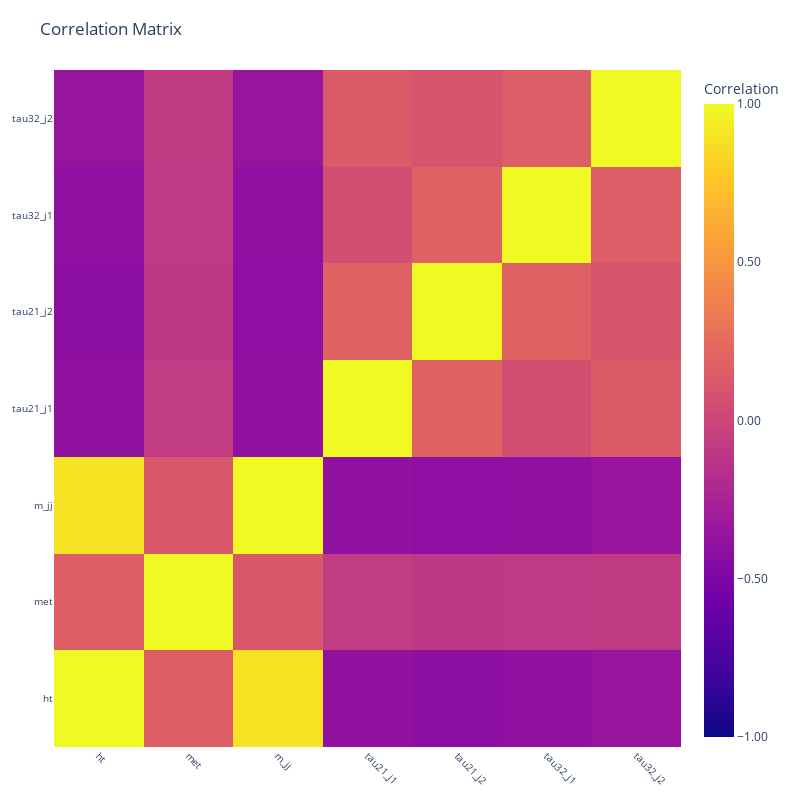

Source (notebook cell):
### Code cell
correlation_matrix = training_df.corr(numeric_only=True)

# Assuming training_df is your DataFrame
correlation_matrix = training_df.corr(numeric_only=True)

# Create a heatmap using Plotly
fig = go.Figure(data=go.Heatmap(
    z=correlation_matrix.values,
    x=correlation_matrix.columns,
    y=correlation_matrix.columns,
    colorscale='Plasma',  # Choose a different colorscale for better contrast
    colorbar=dict(title='Correlation', tickformat=".2f"),  # Customize the colorbar
    zmin=-1, zmax=1  # Set the range of the color scale
))

# Customize the layout
fig.update_layout(
    title='Correlation Matrix',
    xaxis=dict(ticks='', dtick=1, tickangle=45, tickfont=dict(size=10)),  # Customize x-axis ticks
    yaxis=dict(ticks='', dtick=1, tickfont=dict(size=10)),  # Customize y-axis ticks
    margin=dict(l=50, r=50, t=70, b=50),  # Adjust margins for better spacing
    width=800, height=800  # Set the size of the plot
)

# Display the plot
fig.show()

### Figure 1 — Plotly figure (JSON) as saved in the notebook; plotly's stock layout.template omitted (floating-point values rounded to 4 significant figures)
{"data": [{"colorbar": {"tickformat": ".2f", "title": {"text": "Correlation"}}, "colorscale": [[0, "#0d0887"], [0.1111, "#46039f"], [0.2222, "#7201a8"], [0.3333, "#9c179e"], [0.4444, "#bd3786"], [0.5556, "#d8576b"], [0.6667, "#ed7953"], [0.7778, "#fb9f3a"], [0.8889, "#fdca26"], [1, "#f0f921"]], "type": "heatmap", "x": ["ht", "met", "m_jj", "tau21_j1", "tau21_j2", "tau32_j1", "tau32_j2"], "y": ["ht", "met", "m_jj", "tau21_j1", "tau21_j2", "tau32_j1", "tau32_j2"], "z": [[1, 0.163, 0.8951, -0.3858, -0.4159, -0.3943, -0.3591], [0.163, 1, 0.1095, -0.07835, -0.1002, -0.09463, -0.08338], [0.8951, 0.1095, 1, -0.3908, -0.4091, -0.3973, -0.3587], [-0.3858, -0.07835, -0.3908, 1, 0.1858, 0.05282, 0.1418], [-0.4159, -0.1002, -0.4091, 0.1858, 1, 0.175, 0.09771], [-0.3943, -0.09463, -0.3973, 0.05282, 0.175, 1, 0.1546], [-0.3591, -0.08338, -0.3587, 0.1418, 0.09771, 0.1546, 1]], "zmax": 1, "zmin": -1}], "layout": {"height": 800, "margin": {"b": 50, "l": 50, "r": 50, "t": 70}, "title": {"text": "Correlation Matrix"}, "width": 800, "xaxis": {"dtick": 1, "tickangle": 45, "tickfont": {"size": 10}, "ticks": ""}, "yaxis": {"dtick": 1, "tickfont": {"size": 10}, "ticks": ""}}}
